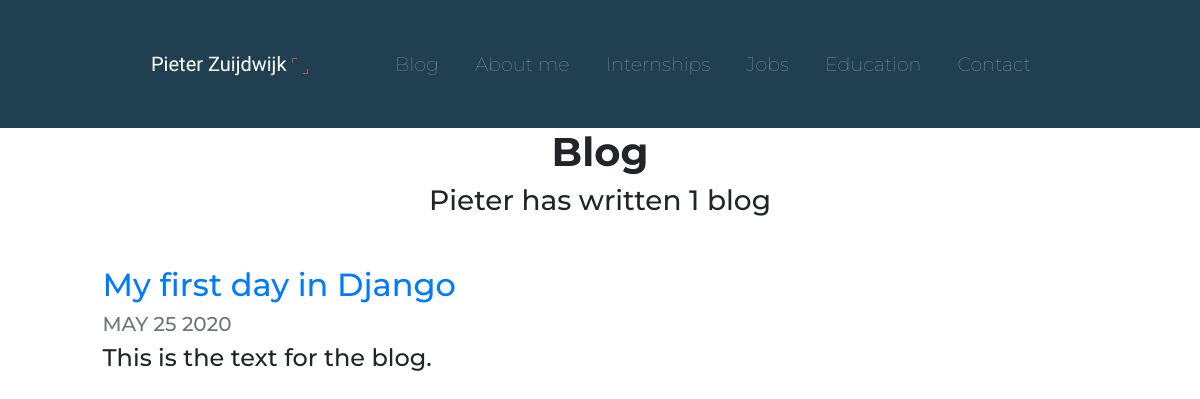
Screenshot of /blog/ with the database file from the repository.
### blog/models.py (models this page shows, shortened)
class Blog(models.Model):
    title = models.CharField(max_length=100)
    description = models.TextField(max_length=200)
    date = models.DateField()

### blog/views.py (the view)
# urls.py: path('', views.all_blogs, name='all_blogs'),
def all_blogs(request):
    blogs = Blog.objects.all()
    return render(request, 'blog/all_blogs.html', {'blogs':blogs})

### blog/templates/blog/all_blogs.html
{% extends "portfolio/base.html" %}
{% load static %}
{% block content %}
<h1 id="blogtitle" class="font-weight-bold text-center">Blog</h1>
<h3 class="text-center mb-5">Pieter has written {{ blogs.count }} blog{{ blogs.count|pluralize }}</h3>
{% for blog in blogs %}
<div class="row justify-content-center my-3">
  <div class="col-md-10">
    <a href="{% url 'blog:detail' blog.id %}">
      <h2>{{ blog.title }}</h2>
    </a>
    <h5 class="text-muted">{{ blog.date|date:'M d Y'|upper }}</h5>
    <h4>{{ blog.description|striptags|truncatechars:100 }}</h4>
  </div>
</div>
{% endfor %}
{% endblock %}

### portfolio/static/portfolio/style.css (style rules this page uses)
body { font-family: 'Montserrat'; }

### rows the page displays
Blog: title "My first day in Django", date "MAY 25 2020", description "This is the text for the blog."

### other values shown
{{ blogs.count }} "1"
